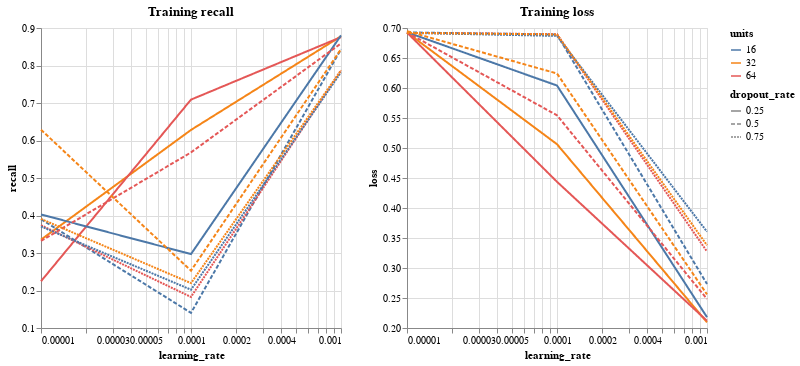
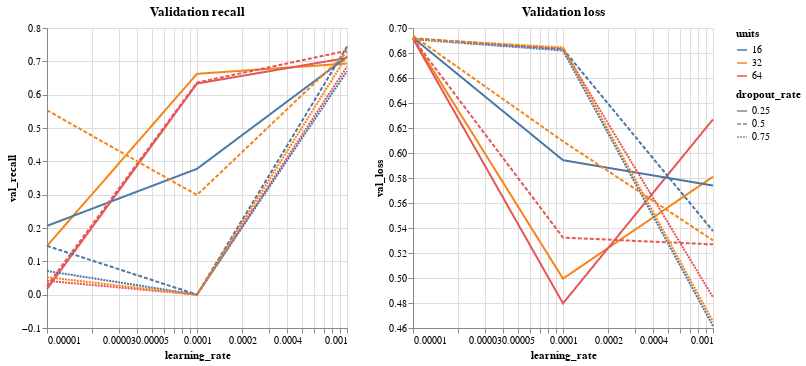

Source (notebook cell) for these figures, in order:
### Code cell
print(tuner_lstm.get_best_hyperparameters(1)[0].values)
print_alt(hp_lstm_df)

### Figure 1 — Vega-Lite specification as saved in the notebook (floating-point values rounded to 4 significant figures)
{"config": {"view": {"continuousWidth": 300, "continuousHeight": 300}}, "hconcat": [{"mark": {"type": "line"}, "encoding": {"color": {"field": "units", "scale": {"zero": false}, "type": "nominal"}, "strokeDash": {"field": "dropout_rate", "type": "quantitative"}, "x": {"field": "learning_rate", "scale": {"zero": false, "type": "log"}, "type": "quantitative"}, "y": {"field": "recall", "scale": {"zero": false, "padding": 1}, "type": "quantitative"}}, "title": "Training recall"}, {"mark": {"type": "line"}, "encoding": {"color": {"field": "units", "scale": {"zero": false}, "type": "nominal"}, "strokeDash": {"field": "dropout_rate", "type": "quantitative"}, "x": {"field": "learning_rate", "scale": {"zero": false, "type": "log"}, "type": "quantitative"}, "y": {"field": "loss", "scale": {"zero": false, "padding": 1}, "type": "quantitative"}}, "title": "Training loss"}], "data": {"name": "data-1b219d6ce4476f780870ec847994fa36"}, "$schema": "https://vega.github.io/schema/vega-lite/v5.17.0.json", "datasets": {"data-1b219d6ce4476f780870ec847994fa36": [{"units": 32, "dropout_rate": 0.25, "learning_rate": 1e-05, "loss": 0.6924, "recall": 0.3356, "val_loss": 0.6919, "val_recall": 0.1464}, {"units": 64, "dropout_rate": 0.25, "learning_rate": 1e-05, "loss": 0.6925, "recall": 0.2246, "val_loss": 0.6914, "val_recall": 0.01695}, {"units": 16, "dropout_rate": 0.25, "learning_rate": 1e-05, "loss": 0.6929, "recall": 0.4027, "val_loss": 0.6922, "val_recall": 0.2065}, {"units": 16, "dropout_rate": 0.5, "learning_rate": 0.0001, "loss": 0.6891, "recall": 0.1404, "val_loss": 0.6832, "val_recall": 0.0}, {"units": 64, "dropout_rate": 0.75, "learning_rate": 0.001, "loss": 0.3274, "recall": 0.7872, "val_loss": 0.4845, "val_recall": 0.6841}, {"units": 16, "dropout_rate": 0.75, "learning_rate": 0.0001, "loss": 0.6868, "recall": 0.2021, "val_loss": 0.682, "val_recall": 0.0}, {"units": 64, "dropout_rate": 0.75, "learning_rate": 1e-05, "loss": 0.6919, "recall": 0.3741, "val_loss": 0.6913, "val_recall": 0.0416}, {"units": 16, "dropout_rate": 0.5, "learning_rate": 1e-05, "loss": 0.6927, "recall": 0.3902, "val_loss": 0.6917, "val_recall": 0.1464}, {"units": 16, "dropout_rate": 0.5, "learning_rate": 0.001, "loss": 0.2734, "recall": 0.8432, "val_loss": 0.5376, "val_recall": 0.7442}, {"units": 16, "dropout_rate": 0.25, "learning_rate": 0.0001, "loss": 0.6041, "recall": 0.2971, "val_loss": 0.5943, "val_recall": 0.3775}, {"units": 64, "dropout_rate": 0.25, "learning_rate": 0.001, "loss": 0.212, "recall": 0.8757, "val_loss": 0.627, "val_recall": 0.7103}, {"units": 64, "dropout_rate": 0.5, "learning_rate": 0.0001, "loss": 0.5545, "recall": 0.5683, "val_loss": 0.5323, "val_recall": 0.6364}, {"units": 32, "dropout_rate": 0.25, "learning_rate": 0.0001, "loss": 0.5063, "recall": 0.6281, "val_loss": 0.4995, "val_recall": 0.6626}, {"units": 32, "dropout_rate": 0.75, "learning_rate": 0.001, "loss": 0.3379, "recall": 0.7868, "val_loss": 0.4652, "val_recall": 0.7165}, {"units": 32, "dropout_rate": 0.5, "learning_rate": 0.001, "loss": 0.256, "recall": 0.8436, "val_loss": 0.5301, "val_recall": 0.7273}, {"units": 32, "dropout_rate": 0.75, "learning_rate": 0.0001, "loss": 0.6892, "recall": 0.2197, "val_loss": 0.6845, "val_recall": 0.0}, {"units": 64, "dropout_rate": 0.5, "learning_rate": 1e-05, "loss": 0.6925, "recall": 0.3322, "val_loss": 0.6915, "val_recall": 0.02619}, {"units": 64, "dropout_rate": 0.75, "learning_rate": 0.0001, "loss": 0.6897, "recall": 0.1827, "val_loss": 0.6834, "val_recall": 0.0}, {"units": 64, "dropout_rate": 0.5, "learning_rate": 0.001, "loss": 0.2484, "recall": 0.8589, "val_loss": 0.5269, "val_recall": 0.7319}, {"units": 32, "dropout_rate": 0.5, "learning_rate": 0.0001, "loss": 0.6242, "recall": 0.2529, "val_loss": 0.6094, "val_recall": 0.2989}, {"units": 16, "dropout_rate": 0.25, "learning_rate": 0.001, "loss": 0.218, "recall": 0.8802, "val_loss": 0.5739, "val_recall": 0.7134}, {"units": 16, "dropout_rate": 0.75, "learning_rate": 0.001, "loss": 0.3605, "recall": 0.7818, "val_loss": 0.4616, "val_recall": 0.6703}, {"units": 32, "dropout_rate": 0.5, "learning_rate": 1e-05, "loss": 0.6948, "recall": 0.6289, "val_loss": 0.6939, "val_recall": 0.5532}, {"units": 32, "dropout_rate": 0.75, "learning_rate": 1e-05, "loss": 0.6918, "recall": 0.3909, "val_loss": 0.6913, "val_recall": 0.05239}, {"units": 16, "dropout_rate": 0.75, "learning_rate": 1e-05, "loss": 0.692, "recall": 0.3707, "val_loss": 0.691, "val_recall": 0.07088}, {"units": 64, "dropout_rate": 0.25, "learning_rate": 0.0001, "loss": 0.4437, "recall": 0.709, "val_loss": 0.4797, "val_recall": 0.6333}, {"units": 32, "dropout_rate": 0.25, "learning_rate": 0.001, "loss": 0.2094, "recall": 0.878, "val_loss": 0.581, "val_recall": 0.6934}]}}

### Figure 2 — Vega-Lite specification as saved in the notebook (floating-point values rounded to 4 significant figures)
{"config": {"view": {"continuousWidth": 300, "continuousHeight": 300}}, "hconcat": [{"mark": {"type": "line"}, "encoding": {"color": {"field": "units", "scale": {"zero": false}, "type": "nominal"}, "strokeDash": {"field": "dropout_rate", "type": "quantitative"}, "x": {"field": "learning_rate", "scale": {"zero": false, "type": "log"}, "type": "quantitative"}, "y": {"field": "val_recall", "scale": {"zero": false, "padding": 1}, "type": "quantitative"}}, "title": "Validation recall"}, {"mark": {"type": "line"}, "encoding": {"color": {"field": "units", "scale": {"zero": false}, "type": "nominal"}, "strokeDash": {"field": "dropout_rate", "type": "nominal"}, "x": {"field": "learning_rate", "scale": {"zero": false, "type": "log"}, "type": "quantitative"}, "y": {"field": "val_loss", "scale": {"zero": false, "padding": 1}, "type": "quantitative"}}, "title": "Validation loss"}], "data": {"name": "data-1b219d6ce4476f780870ec847994fa36"}, "$schema": "https://vega.github.io/schema/vega-lite/v5.17.0.json", "datasets": {"data-1b219d6ce4476f780870ec847994fa36": [{"units": 32, "dropout_rate": 0.25, "learning_rate": 1e-05, "loss": 0.6924, "recall": 0.3356, "val_loss": 0.6919, "val_recall": 0.1464}, {"units": 64, "dropout_rate": 0.25, "learning_rate": 1e-05, "loss": 0.6925, "recall": 0.2246, "val_loss": 0.6914, "val_recall": 0.01695}, {"units": 16, "dropout_rate": 0.25, "learning_rate": 1e-05, "loss": 0.6929, "recall": 0.4027, "val_loss": 0.6922, "val_recall": 0.2065}, {"units": 16, "dropout_rate": 0.5, "learning_rate": 0.0001, "loss": 0.6891, "recall": 0.1404, "val_loss": 0.6832, "val_recall": 0.0}, {"units": 64, "dropout_rate": 0.75, "learning_rate": 0.001, "loss": 0.3274, "recall": 0.7872, "val_loss": 0.4845, "val_recall": 0.6841}, {"units": 16, "dropout_rate": 0.75, "learning_rate": 0.0001, "loss": 0.6868, "recall": 0.2021, "val_loss": 0.682, "val_recall": 0.0}, {"units": 64, "dropout_rate": 0.75, "learning_rate": 1e-05, "loss": 0.6919, "recall": 0.3741, "val_loss": 0.6913, "val_recall": 0.0416}, {"units": 16, "dropout_rate": 0.5, "learning_rate": 1e-05, "loss": 0.6927, "recall": 0.3902, "val_loss": 0.6917, "val_recall": 0.1464}, {"units": 16, "dropout_rate": 0.5, "learning_rate": 0.001, "loss": 0.2734, "recall": 0.8432, "val_loss": 0.5376, "val_recall": 0.7442}, {"units": 16, "dropout_rate": 0.25, "learning_rate": 0.0001, "loss": 0.6041, "recall": 0.2971, "val_loss": 0.5943, "val_recall": 0.3775}, {"units": 64, "dropout_rate": 0.25, "learning_rate": 0.001, "loss": 0.212, "recall": 0.8757, "val_loss": 0.627, "val_recall": 0.7103}, {"units": 64, "dropout_rate": 0.5, "learning_rate": 0.0001, "loss": 0.5545, "recall": 0.5683, "val_loss": 0.5323, "val_recall": 0.6364}, {"units": 32, "dropout_rate": 0.25, "learning_rate": 0.0001, "loss": 0.5063, "recall": 0.6281, "val_loss": 0.4995, "val_recall": 0.6626}, {"units": 32, "dropout_rate": 0.75, "learning_rate": 0.001, "loss": 0.3379, "recall": 0.7868, "val_loss": 0.4652, "val_recall": 0.7165}, {"units": 32, "dropout_rate": 0.5, "learning_rate": 0.001, "loss": 0.256, "recall": 0.8436, "val_loss": 0.5301, "val_recall": 0.7273}, {"units": 32, "dropout_rate": 0.75, "learning_rate": 0.0001, "loss": 0.6892, "recall": 0.2197, "val_loss": 0.6845, "val_recall": 0.0}, {"units": 64, "dropout_rate": 0.5, "learning_rate": 1e-05, "loss": 0.6925, "recall": 0.3322, "val_loss": 0.6915, "val_recall": 0.02619}, {"units": 64, "dropout_rate": 0.75, "learning_rate": 0.0001, "loss": 0.6897, "recall": 0.1827, "val_loss": 0.6834, "val_recall": 0.0}, {"units": 64, "dropout_rate": 0.5, "learning_rate": 0.001, "loss": 0.2484, "recall": 0.8589, "val_loss": 0.5269, "val_recall": 0.7319}, {"units": 32, "dropout_rate": 0.5, "learning_rate": 0.0001, "loss": 0.6242, "recall": 0.2529, "val_loss": 0.6094, "val_recall": 0.2989}, {"units": 16, "dropout_rate": 0.25, "learning_rate": 0.001, "loss": 0.218, "recall": 0.8802, "val_loss": 0.5739, "val_recall": 0.7134}, {"units": 16, "dropout_rate": 0.75, "learning_rate": 0.001, "loss": 0.3605, "recall": 0.7818, "val_loss": 0.4616, "val_recall": 0.6703}, {"units": 32, "dropout_rate": 0.5, "learning_rate": 1e-05, "loss": 0.6948, "recall": 0.6289, "val_loss": 0.6939, "val_recall": 0.5532}, {"units": 32, "dropout_rate": 0.75, "learning_rate": 1e-05, "loss": 0.6918, "recall": 0.3909, "val_loss": 0.6913, "val_recall": 0.05239}, {"units": 16, "dropout_rate": 0.75, "learning_rate": 1e-05, "loss": 0.692, "recall": 0.3707, "val_loss": 0.691, "val_recall": 0.07088}, {"units": 64, "dropout_rate": 0.25, "learning_rate": 0.0001, "loss": 0.4437, "recall": 0.709, "val_loss": 0.4797, "val_recall": 0.6333}, {"units": 32, "dropout_rate": 0.25, "learning_rate": 0.001, "loss": 0.2094, "recall": 0.878, "val_loss": 0.581, "val_recall": 0.6934}]}}
